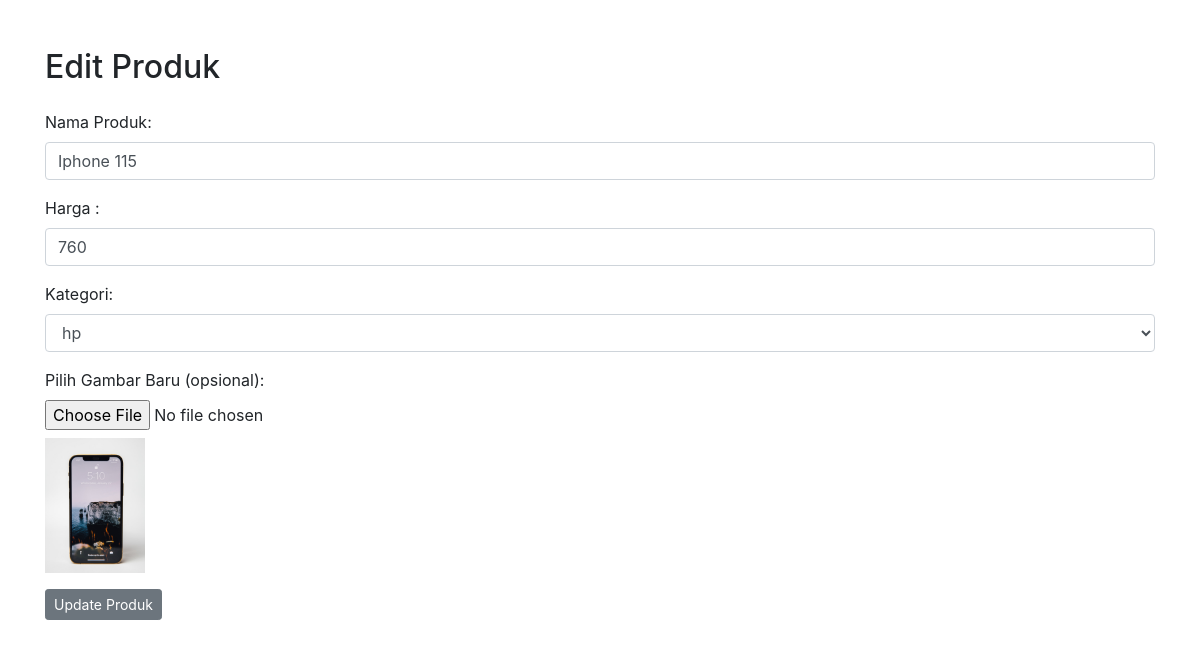
The app's page /UMKM/control/produk/edit-produk.php?produk=2 with its own data.
### tables this page shows
CREATE TABLE `produk` (
  `id_user` int(11) NOT NULL,
  `id_produk` int(11) NOT NULL,
  `nama_produk` varchar(255) NOT NULL,
  `harga` int(11) NOT NULL,
  `gambar` varchar(255) NOT NULL DEFAULT 'gambar_default.png',
  `id_kategori` int(150) NOT NULL
);

### UMKM/control/produk/edit-produk.php (the view, shortened to what this page needs)
<?php
include '../../config/koneksi.php';
function input($data) {
    $data = trim($data);
    $data = stripslashes($data);
    $data = htmlspecialchars($data);
    return $data;
}
if (isset($_GET["produk"])) {
    $id_produk = input($_GET["produk"]);
    $query = mysqli_prepare($koneksi, "SELECT * FROM produk WHERE id_produk = ?");
    mysqli_stmt_bind_param($query, 'i', $id_produk);
    mysqli_stmt_execute($query);
    $result = mysqli_stmt_get_result($query);
    $data = mysqli_fetch_assoc($result);
}
$kategori_query = mysqli_query($koneksi, "SELECT * FROM kategori ORDER BY id_kategori ASC");
$kategori_options = "";
while ($kt = mysqli_fetch_assoc($kategori_query)) {
    $kategori_options .= "<option value='" . htmlspecialchars($kt['id_kategori']) . "'";
    if ($kt['id_kategori'] == $data['id_kategori']) {
        $kategori_options .= " selected";
    }
    $kategori_options .= ">" . htmlspecialchars($kt['nama_kategori']) . "</option>";
}
?>
<!DOCTYPE html>
<html lang="en">
<head>
    <link rel="stylesheet" href="https://cdn.jsdelivr.net/npm/bootstrap@4.3.1/dist/css/bootstrap.min.css">
</head>
<body>
    <div class="container mt-5">
        <h2 class="mb-4">Edit Produk</h2>
        <form action="<?php echo htmlspecialchars($_SERVER['PHP_SELF']) . '?produk=' . urlencode($id_produk); ?>" method="post" enctype="multipart/form-data">
            <div class="form-group">
                <label for="nama_produk">Nama Produk:</label>
                <input type="text" class="form-control" id="nama_produk" name="nama_produk" value="<?= htmlspecialchars($data['nama_produk']); ?>" required>
            </div>
            <div class="form-group">
                <label for="harga">Harga :</label>
                <input type="text" class="form-control" id="harga" name="harga" value="<?= htmlspecialchars($data['harga']); ?>" required>
            </div>
            <div class="form-group">
                <label for="id_kategori">Kategori:</label>
                <select name="id_kategori" class="form-control" required>
                    <?= $kategori_options; ?>
                </select>
            </div>
            <div class="form-group">
                <label for="gambar_baru">Pilih Gambar Baru (opsional):</label>
                <input type="file" class="form-control-file" id="gambar_baru" name="gambar_baru" accept=".png, .jpg, .jpeg, .gif">
                <img src="../../aset/images/<?= htmlspecialchars($data['gambar']); ?>" alt="Gambar Produk" width="100" class="mt-2">
            </div>
            <button type="submit" name="update_produk" class="btn btn-secondary btn-sm">Update Produk</button>
        </form>
    </div>
</body>
</html>

### records on screen
produk: nama_produk "Iphone 115", harga "760", gambar (picture)

### other values on screen
form field id_kategori "hp"
